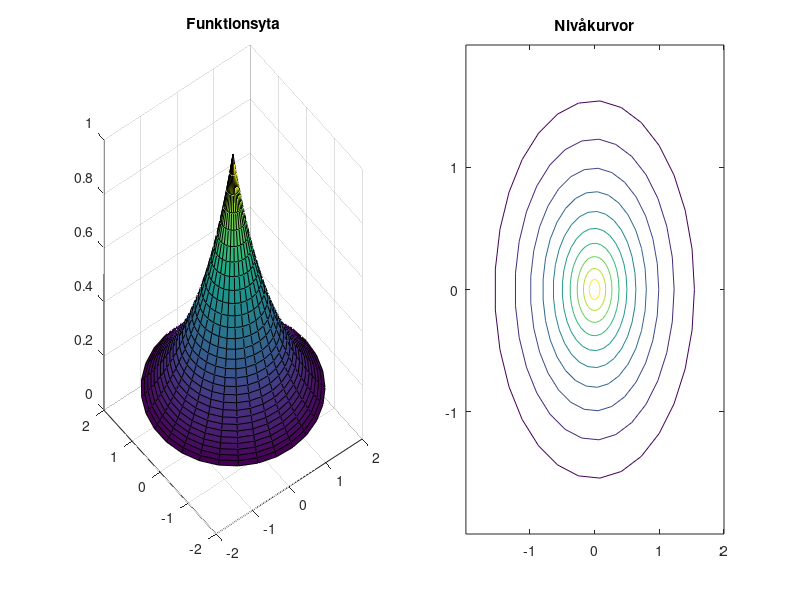

This chart was generated by the following MATLAB code:
f=@(x,y)(1/3*x.^2-1).*sin(1-x.*y);
x=linspace(-2,3,30); y=linspace(-1,2,30);
[X,Y]=meshgrid(x,y);
Z=f(X,Y);
surf(X,Y,Z)
grid on, box on
xlabel('x'), ylabel('y'), zlabel('z = f(x,y)')

%% Uppgift 1
f=@(x,y)(-x.*y.*exp(-2*(x.^2+y.^2)));
x=linspace(-2,2,30); y=linspace(-2,2,30);
[X,Y]=meshgrid(x,y);
Z=f(X,Y);
surf(X,Y,Z)
grid on, box on
xlabel('x'), ylabel('y'), zlabel('z = f(x,y)')

%% Uppgift 2a
f=@(x,y)(x+2*y-2);
x=linspace(1,2,20); y=linspace(3,4,20);
[X,Y]=meshgrid(x,y);
Z=f(X,Y);
surf(X,Y,Z)
grid on, box on
xlabel('x'), ylabel('y'), zlabel('z = f(x,y)')

%% Uppgift 2b
f=@(x,y)(x.^2-y.^2);
x=linspace(-2,2,30); y=linspace(-2,2,30);
[X,Y]=meshgrid(x,y);
Z=f(X,Y);
surf(X,Y,Z)
grid on, box on
xlabel('x'), ylabel('y'), zlabel('z = f(x,y)')

%% Uppgift 2c
f=@(x,y)(1-y.^2).^(1/2);
x=linspace(0,3,30); y=linspace(-1,1,30);
[X,Y]=meshgrid(x,y);
Z=f(X,Y);
surf(X,Y,Z)
grid on, box on
xlabel('x'), ylabel('y'), zlabel('z = f(x,y)')

%% Uppgift 2d
f=@(x,y)(y.*exp(-sqrt(x.^2+y.^2)));
x=linspace(-2,2,30); y=linspace(-2,2,30);
[X,Y]=meshgrid(x,y);
Z=f(X,Y);
surf(X,Y,Z)
grid on, box on
xlabel('x'), ylabel('y'), zlabel('z = f(x,y)')

%% Uppgift 3
f=@(x,y)(-6*y./(2+x.^2+y.^2))
x=linspace(-10,10,50); y=linspace(-10,10,50);
[X,Y]=meshgrid(x,y);
Z=f(X,Y);
surf(X,Y,Z)
grid on, box on
xlabel('x'), ylabel('y'), zlabel('z = f(x,y)')

%% Uppgift 4
f=@(x,y)(-x.*y.*exp(-2*(x.^2+y.^2)));
x=linspace(-2,3,30); y=linspace(-1,2,30);
[X,Y]=meshgrid(x,y);
Z=f(X,Y);
contour(X,Y,Z,30) % surfc(X,Y,Z)

%% Uppgift 5
f=@(x,y)(x+2*y-2);
x=linspace(1,2,20); y=linspace(3,4,20);
[X,Y]=meshgrid(x,y);
Z=f(X,Y);
subplot(2,1,1)
surfc(X,Y,Z)
title('Funktionsyta & Nivåkurvor')

f=@(x,y)(x.^2-y.^2);
x=linspace(-2,2,30); y=linspace(-2,2,30);
[X,Y]=meshgrid(x,y);
Z=f(X,Y);
subplot(2,1,2)
surfc(X,Y,Z)
title('Funktionsyta & Nivåkurvor')

%% Frivillig Uppgift
f=@(x,y)(exp(-sqrt(x.^2+y.^2)))
r=linspace(0,2,30); t=linspace(0,2*pi,30);
[R,T]=meshgrid(r,t);
X=R.*cos(T); Y=R.*sin(T);
Z=f(X,Y);
subplot(1,2,1)
surf(X,Y,Z)
title('Funktionsyta')

subplot(1,2,2)
contour(X,Y,Z)
title('Nivåkurvor')